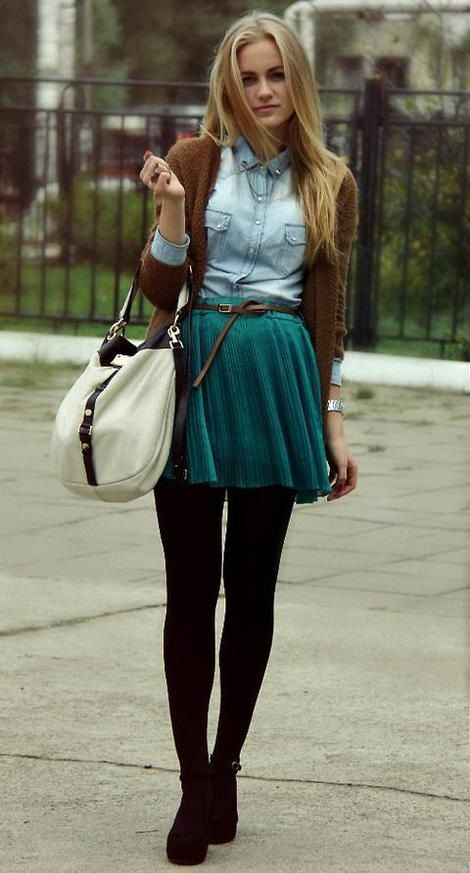
#> input picture FBM_TEST/Template_matching/human.jpg, 470 x 873 px
$ python peopledetect.py
#> lines starting #> are read from the running program, lines starting #| are printed output that depends on the picture; after the words box and inside, x2 and y2 are one past the last pixel; in counts of white or black regions, pixels touching at a corner belong together
import cv2
import numpy as np

def is_inside(o, i):
    ox, oy, ow, oh = o
    ix, iy, iw, ih = i
    return ox > ix and oy > iy and ox + ow < ix + iw and oy + oh < iy + ih

def draw_person(image, person):
    x, y, w, h = person
    cv2.rectangle(img, (x, y), (x + w, y + h), (0, 255, 255), 2)

img = cv2.imread('human.jpg')
#> img is the input picture: shape (873, 470, 3); mean B, G, R 102.2, 118.5, 118.2
hog = cv2.HOGDescriptor()
hog.setSVMDetector(cv2.HOGDescriptor_getDefaultPeopleDetector())

found, w = hog.detectMultiScale(img)
#> found = [[300, 378, 69, 138], [70, 160, 334, 669]]; w = [0.67, 0.775]

found_filtered = []
for ri, r in enumerate(found):
    for qi, q in enumerate(found):
        if ri != qi and is_inside(r, q):
            break
        else:
            found_filtered.append(r)
#> this loop made 2 passes
#> ri on passes 1 to 2: 0, 1
#> after the loop, found_filtered = [[300, 378, 69, 138], [70, 160, 334, 669], [70, 160, 334, 669]]

for person in found_filtered:
    draw_person(img, person)
#> this loop made 3 passes
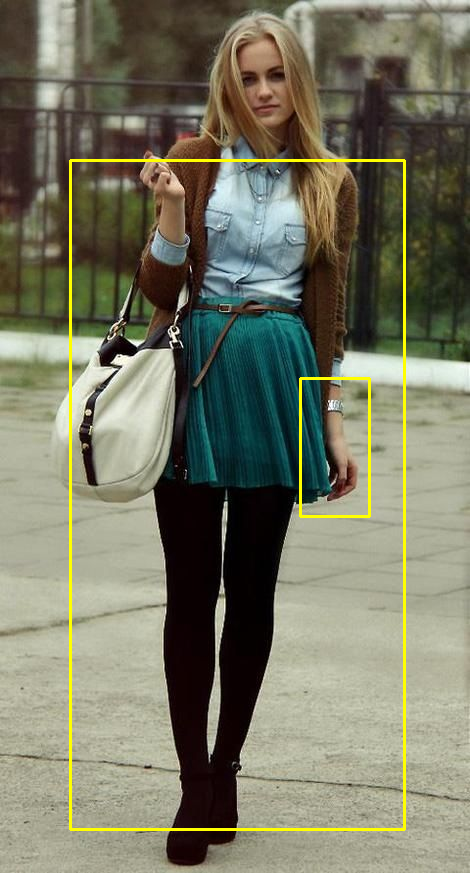
#> img: shape (873, 470, 3); 1.77% of pixels changed, all inside (x1, y1, x2, y2) = (69, 159, 406, 831)

cv2.imshow('people detection', img)
cv2.waitKey(0)
cv2.destroyAllWindows()
